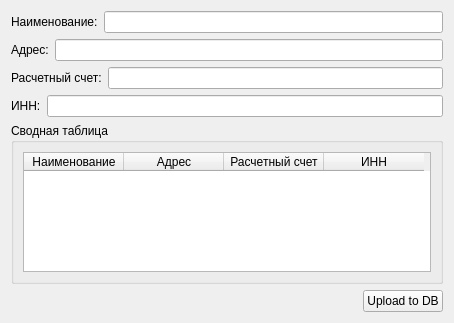
<?xml version="1.0" encoding="UTF-8"?>
<ui version="4.0">
 <class>Form</class>
 <widget class="QWidget" name="Form">
  <property name="geometry">
   <rect>
    <x>0</x>
    <y>0</y>
    <width>454</width>
    <height>323</height>
   </rect>
  </property>
  <property name="windowTitle">
   <string>Form</string>
  </property>
  <layout class="QVBoxLayout" name="verticalLayout_2">
   <item>
    <layout class="QVBoxLayout" name="verticalLayout">
     <item>
      <layout class="QHBoxLayout" name="horizontalLayout">
       <item>
        <widget class="QLabel" name="label">
         <property name="text">
          <string>Наименование:</string>
         </property>
        </widget>
       </item>
       <item>
        <widget class="QLineEdit" name="DeliveryAgentOrClientNameLine"/>
       </item>
      </layout>
     </item>
     <item>
      <layout class="QHBoxLayout" name="horizontalLayout_3">
       <item>
        <widget class="QLabel" name="label_2">
         <property name="text">
          <string>Адрес:</string>
         </property>
        </widget>
       </item>
       <item>
        <widget class="QLineEdit" name="DeliveryAgentOrClientAddressLine"/>
       </item>
      </layout>
     </item>
     <item>
      <layout class="QHBoxLayout" name="horizontalLayout_4">
       <item>
        <widget class="QLabel" name="label_3">
         <property name="text">
          <string>Расчетный счет:</string>
         </property>
        </widget>
       </item>
       <item>
        <widget class="QLineEdit" name="CheckingAcountOfDeliveryAgentOrClientLine"/>
       </item>
      </layout>
     </item>
     <item>
      <layout class="QHBoxLayout" name="horizontalLayout_2">
       <item>
        <widget class="QLabel" name="label_4">
         <property name="text">
          <string>ИНН:</string>
         </property>
        </widget>
       </item>
       <item>
        <widget class="QLineEdit" name="DeliveryAgentOrClientINNLine"/>
       </item>
      </layout>
     </item>
     <item>
      <widget class="QGroupBox" name="groupBox">
       <property name="title">
        <string>Сводная таблица</string>
       </property>
       <layout class="QVBoxLayout" name="verticalLayout_4">
        <item>
         <layout class="QVBoxLayout" name="verticalLayout_3">
          <item>
           <widget class="QTableWidget" name="DeliveryAgentOrClientResultTableWidget">
            <property name="selectionBehavior">
             <enum>QAbstractItemView::SelectRows</enum>
            </property>
            <column>
             <property name="text">
              <string>Наименование</string>
             </property>
            </column>
            <column>
             <property name="text">
              <string>Адрес</string>
             </property>
            </column>
            <column>
             <property name="text">
              <string>Расчетный счет</string>
             </property>
            </column>
            <column>
             <property name="text">
              <string>ИНН</string>
             </property>
            </column>
           </widget>
          </item>
         </layout>
        </item>
       </layout>
      </widget>
     </item>
     <item>
      <layout class="QHBoxLayout" name="horizontalLayout_5">
       <item>
        <spacer name="horizontalSpacer">
         <property name="orientation">
          <enum>Qt::Horizontal</enum>
         </property>
         <property name="sizeHint" stdset="0">
          <size>
           <width>40</width>
           <height>20</height>
          </size>
         </property>
        </spacer>
       </item>
       <item>
        <widget class="QPushButton" name="UploadToDBButton">
         <property name="text">
          <string>Upload to DB</string>
         </property>
        </widget>
       </item>
      </layout>
     </item>
     <item>
      <spacer name="verticalSpacer">
       <property name="orientation">
        <enum>Qt::Vertical</enum>
       </property>
       <property name="sizeHint" stdset="0">
        <size>
         <width>20</width>
         <height>40</height>
        </size>
       </property>
      </spacer>
     </item>
    </layout>
   </item>
  </layout>
 </widget>
 <resources/>
 <connections/>
</ui>
